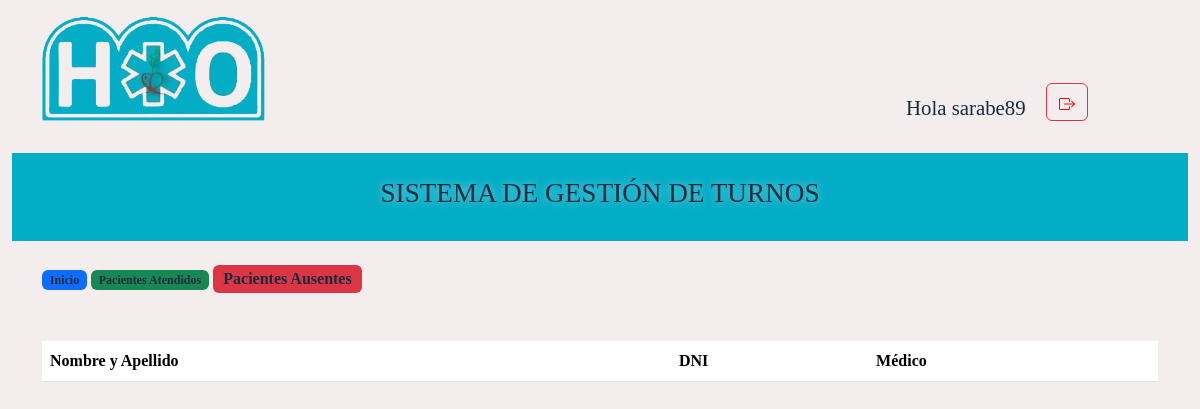
Page /pacientes_ausentes/ (signed in) on the earlier database version.
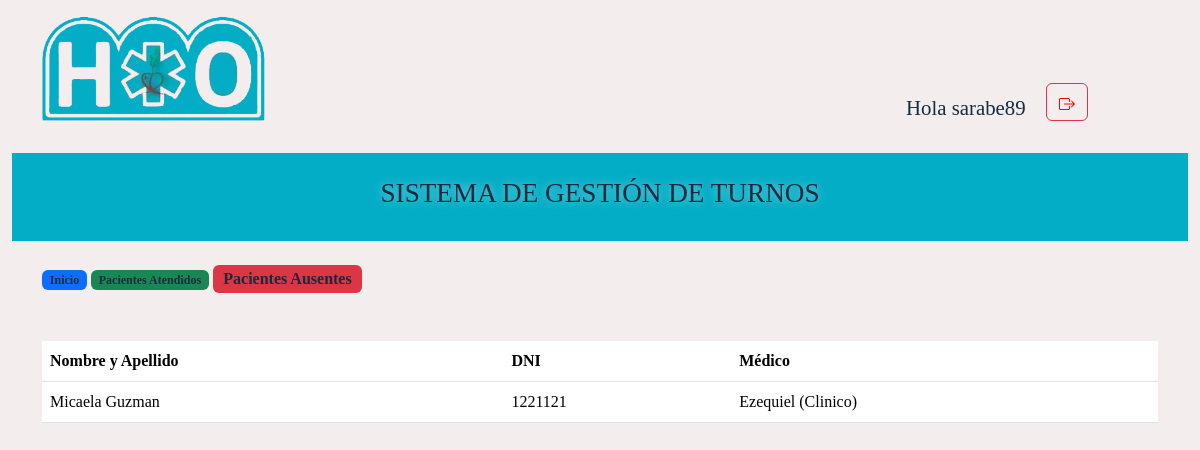
Same page on the later database version.
### turnos/models.py (models this page shows, shortened)
class Turno(models.Model):
    STATUS_CHOICES = (
        ('E' , 'En Espera'),
        ('P' , 'Atendiendo'),
        ('A' , 'Ausente'),
        ('L', 'Atendido'),
    )
    nombre = models.CharField( max_length=50, null=True)
    apellido = models.CharField( max_length=50, null=True)
    dni = models.IntegerField(default=0)
    medico = models.ForeignKey(Medico, on_delete=models.CASCADE)
    fecha = models.DateField(default=date.today)
    hora = models.TimeField(default='07:00')
    status = models.CharField(max_length=1,choices=STATUS_CHOICES, default='E', verbose_name='estado')

class Medico(models.Model):
    nombre = models.CharField(max_length=50)
    especialidad = models.CharField(max_length=45)
    def __str__(self):
        return f'{self.nombre}  ({self.especialidad})'

### turnos/views.py (the view)
# urls.py: path('pacientes_ausentes/', views.pacientes_ausentes, name='pacientes_ausentes'),
@login_required
def pacientes_ausentes(request):
    turnos_ausentes = Turno.objects.filter(status='A').order_by('fecha')
    return render(request, 'pacientes_ausentes.html', {'turnos_ausentes': turnos_ausentes})

### turnos/templates/pacientes_ausentes.html
{% extends 'base.html' %}
{% block content %}
<br>
<div class="container-fluid">
    <div class="container">
        <span class="badge bg-primary"><a href="{% url 'ver_turnos' %}">Inicio</a></span> </option>
        <span class="badge bg-success "> <a href="{% url 'pacientes_atendidos' %}" >Pacientes Atendidos</a></span>
        <span class="badge bg-danger fs-6"><a href="{% url 'pacientes_ausentes' %}" >Pacientes Ausentes</a></span>
    </div>
</div>
<br><br>
<div class="container-fluid">
    <div class="container">
  <div class="table-responsive">
    <table class="table align-middle mb-0 bg-white">
      <thead class="bg-light">
        <tr>
          <th>Nombre y Apellido</th>
          <th>DNI</th>
          <th>Médico</th>
        </tr>
      </thead>
      <tbody>
        {% for turno in turnos_ausentes %}
          <tr>
            <td>{{ turno.nombre|title }} {{ turno.apellido|title }}</td>
            <td>{{ turno.dni }}</td>
            <td>{{ turno.medico|title }}</td>
          </tr>
        {% endfor %}
      </tbody>
    </table>
  </div>
</div>
</div>
{% endblock %}

Differences in the rows shown:
added Turno: nombre "Micaela", apellido "Guzman", dni "1221121", medico "Ezequiel (Clinico)"
